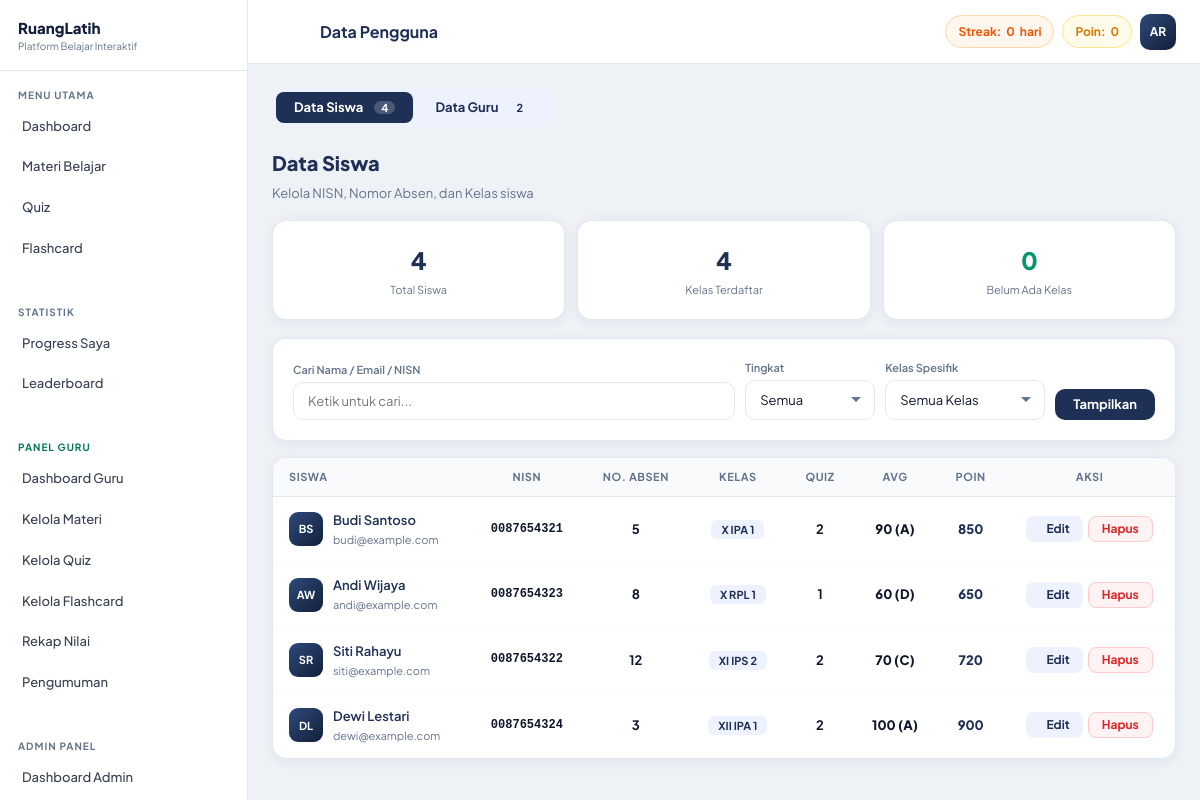
The page /admin/users.php (signed in) on the database its author committed.
### tables this page shows
CREATE TABLE users (
    id          INT AUTO_INCREMENT PRIMARY KEY,
    name        VARCHAR(100) NOT NULL,
    email       VARCHAR(150) UNIQUE NOT NULL,
    password    VARCHAR(255) NOT NULL,
    role        ENUM('user','admin','guru') DEFAULT 'user',
    nisn        VARCHAR(10)  DEFAULT NULL COMMENT '10 digit Nomor Induk Siswa Nasional',
    no_absen    TINYINT UNSIGNED DEFAULT NULL COMMENT 'Nomor absen di kelas',
    kelas       VARCHAR(30)  DEFAULT NULL  COMMENT 'Contoh: X IPA 1, XI RPL 2',
    avatar      VARCHAR(255) DEFAULT NULL,
    total_points INT DEFAULT 0,
    streak      INT DEFAULT 0,
    last_active DATE DEFAULT NULL,
    created_at  TIMESTAMP DEFAULT CURRENT_TIMESTAMP
);

### includes/functions.php (called while the page is built, shortened)
<?php
function getCurrentUser() {
    $db = getDB(); $id = (int)$_SESSION['user_id'];
    $r  = $db->query("SELECT * FROM users WHERE id=$id LIMIT 1");
    return $r ? $r->fetch_assoc() : null;
}
function getInitials($name) {
    $w=explode(' ',trim($name)); $i='';
    foreach(array_slice($w,0,2) as $word) $i.=strtoupper(substr($word,0,1));
    return $i;
}
function getGrade($score) {
    if($score>=90) return ['label'=>'A','color'=>'text-emerald-600'];
    if($score>=70) return ['label'=>'C','color'=>'text-yellow-600'];
    if($score>=60) return ['label'=>'D','color'=>'text-orange-500'];
    return ['label'=>'E','color'=>'text-red-600'];
}

### admin/users.php (the view, shortened to what this page needs)
<?php
require_once __DIR__ . '/../includes/functions.php';
$user = getCurrentUser(); $db = getDB(); $pageTitle = 'Data Pengguna';
$activeTab = $_GET['tab'] ?? 'siswa';
$q        = trim($_GET['q']       ?? '');
$whereS = "WHERE u.role='user'";
$users = $db->query("
    SELECT u.*,
        (SELECT COUNT(*)              FROM quiz_results WHERE user_id=u.id) as tq,
        (SELECT COALESCE(AVG(score),0) FROM quiz_results WHERE user_id=u.id) as avg_score
    FROM users u $whereS ORDER BY u.kelas, u.no_absen, u.name
");
$kelasList = [];
$kr = $db->query("SELECT DISTINCT kelas FROM users WHERE role='user' AND kelas IS NOT NULL AND kelas!='' ORDER BY kelas");
if ($kr) while ($kk = $kr->fetch_assoc()) $kelasList[] = $kk['kelas'];
$totalSiswa = (int)$db->query("SELECT COUNT(*) as c FROM users WHERE role='user'")->fetch_assoc()['c'];
$belumKelas = (int)$db->query("SELECT COUNT(*) as c FROM users WHERE role='user' AND (kelas IS NULL OR kelas='')")->fetch_assoc()['c'];
$totalGuru = (int)$db->query("SELECT COUNT(*) as c FROM users WHERE role='guru'")->fetch_assoc()['c'];
include __DIR__ . '/../includes/header.php';
?>
<div style="display:flex;gap:4px;margin-bottom:20px;background:var(--navy-pale);border-radius:12px;padding:4px;width:fit-content">
    <a href="users.php?tab=siswa" class="btn <?= $activeTab==='siswa' ? 'btn-navy' : 'btn-outline' ?>" style="border-radius:8px;border:none">
        Data Siswa <span style="font-size:11px;background:<?= $activeTab==='siswa' ? 'rgba(255,255,255,.2)' : 'var(--navy-pale)' ?>;padding:1px 7px;border-radius:10px;margin-left:4px"><?= $totalSiswa ?></span>
    </a>
    <a href="users.php?tab=guru" class="btn <?= $activeTab==='guru' ? 'btn-navy' : 'btn-outline' ?>" style="border-radius:8px;border:none">
        Data Guru <span style="font-size:11px;background:<?= $activeTab==='guru' ? 'rgba(255,255,255,.2)' : 'var(--navy-pale)' ?>;padding:1px 7px;border-radius:10px;margin-left:4px"><?= $totalGuru ?></span>
    </a>
</div>
<?php if ($activeTab === 'siswa'): ?>
<div style="font-size:20px;font-weight:800;color:var(--navy);margin-bottom:4px">Data Siswa</div>
<div style="font-size:13px;color:var(--muted);margin-bottom:16px">Kelola NISN, Nomor Absen, dan Kelas siswa</div>
<div style="display:grid;grid-template-columns:repeat(auto-fit,minmax(130px,1fr));gap:12px;margin-bottom:18px">
    <div class="card card-pad" style="text-align:center"><div style="font-size:24px;font-weight:800;color:var(--navy)"><?= $totalSiswa ?></div><div style="font-size:11px;color:var(--muted);margin-top:2px">Total Siswa</div></div>
    <div class="card card-pad" style="text-align:center"><div style="font-size:24px;font-weight:800;color:var(--navy)"><?= count($kelasList) ?></div><div style="font-size:11px;color:var(--muted);margin-top:2px">Kelas Terdaftar</div></div>
    <div class="card card-pad" style="text-align:center"><div style="font-size:24px;font-weight:800;color:<?= $belumKelas>0?'#dc2626':'#059669' ?>"><?= $belumKelas ?></div><div style="font-size:11px;color:var(--muted);margin-top:2px">Belum Ada Kelas</div></div>
</div>
<div class="card card-pad" style="margin-bottom:16px">
<form method="GET" style="display:flex;flex-wrap:wrap;gap:10px;align-items:flex-end">
    <div style="flex:1;min-width:180px"><div style="font-size:11px;font-weight:600;color:var(--muted);margin-bottom:4px">Cari Nama / Email / NISN</div>
        <input type="text" name="q" value="<?= htmlspecialchars($q) ?>" class="form-input" placeholder="Ketik untuk cari..."></div>
    <div style="min-width:130px"><div style="font-size:11px;font-weight:600;color:var(--muted);margin-bottom:4px">Tingkat</div>
        <select name="tingkat" class="form-input form-select">
            <option value="">Semua</option>
        </select></div>
    <div style="min-width:160px"><div style="font-size:11px;font-weight:600;color:var(--muted);margin-bottom:4px">Kelas Spesifik</div>
        <select name="kelas" class="form-input form-select">
            <option value="">Semua Kelas</option>
        </select></div>
    <div style="display:flex;gap:8px">
        <button type="submit" class="btn btn-navy">Tampilkan</button>
    </div>
</form>
</div>
<div class="card" style="overflow:hidden"><div style="overflow-x:auto"><table class="data-table">
    <thead><tr><th>Siswa</th><th style="text-align:center">NISN</th><th style="text-align:center">No. Absen</th><th style="text-align:center">Kelas</th><th style="text-align:center">Quiz</th><th style="text-align:center">Avg</th><th style="text-align:center">Poin</th><th style="text-align:center">Aksi</th></tr></thead>
    <tbody>
    <?php if (!$users||$users->num_rows===0): ?>
    <tr><td colspan="8" style="text-align:center;padding:40px;color:var(--muted)">Tidak ada siswa ditemukan</td></tr>
    <?php else: while ($u=$users->fetch_assoc()): $avg=round((float)$u['avg_score'],1); $g=getGrade($avg); ?>
    <tr>
        <td><div style="display:flex;align-items:center;gap:10px">
            <div style="width:34px;height:34px;border-radius:9px;background:linear-gradient(135deg,var(--navy-lt),var(--navy-dk));color:#fff;font-weight:700;font-size:11px;display:flex;align-items:center;justify-content:center;flex-shrink:0"><?= getInitials($u['name']) ?></div>
            <div><div style="font-weight:600;font-size:13px;color:var(--navy)"><?= htmlspecialchars($u['name']) ?></div><div style="font-size:11px;color:var(--muted)"><?= htmlspecialchars($u['email']) ?></div></div>
        </div></td>
        <td style="text-align:center;font-size:12px;font-family:monospace;font-weight:600"><?= $u['nisn']?htmlspecialchars($u['nisn']):'<span style="color:var(--muted)">—</span>' ?></td>
        <td style="text-align:center;font-weight:700"><?= $u['no_absen']?:'<span style="color:var(--muted)">—</span>' ?></td>
        <td style="text-align:center"><?php if($u['kelas']): ?><span style="background:var(--navy-pale);color:var(--navy);font-size:11px;font-weight:700;padding:3px 10px;border-radius:6px"><?= htmlspecialchars($u['kelas']) ?></span><?php else: ?><span style="background:#fef3c7;color:#92400e;font-size:11px;font-weight:600;padding:3px 10px;border-radius:6px">Belum</span><?php endif; ?></td>
        <td style="text-align:center;font-weight:700"><?= $u['tq'] ?></td>
        <td style="text-align:center;font-weight:800;color:<?= $g['color'] ?>"><?= $avg ?> (<?= $g['label'] ?>)</td>
        <td style="text-align:center;font-weight:800;color:var(--navy)"><?= number_format((int)$u['total_points']) ?></td>
        <td><div style="display:flex;gap:5px;justify-content:center;flex-wrap:wrap">
            <button onclick='openEditSiswa(<?= json_encode(["id"=>$u["id"],"name"=>$u["name"],"nisn"=>$u["nisn"]??"","no_absen"=>$u["no_absen"]??"",'kelas'=>$u["kelas"]??""]) ?>)' class="btn btn-sm" style="background:var(--navy-pale);color:var(--navy)"><?= icon('pencil','0.9em') ?> Edit</button>
            <form method="POST" onsubmit="return confirm('Hapus siswa ini?')"><button type="submit" class="btn btn-red btn-sm">Hapus</button></form>
        </div></td>
    </tr>
    <?php endwhile; endif; ?>
    </tbody>
</table></div></div>
<?php endif;  ?>
<?php include __DIR__ . '/../includes/footer.php'; ?>

### includes/header.php (shortened to what this page needs)
<!DOCTYPE html>
<html lang="id">
<head>
<link href="https://cdn.jsdelivr.net/npm/@tabler/icons-webfont@2.40.0/tabler-icons.min.css" rel="stylesheet">
<link rel="stylesheet" href="<?= APP_URL ?>/assets/css/custom.css">
</head>
<body>
<div class="app-wrap">
<?php include __DIR__ . '/sidebar.php'; ?>
<div class="main-area">
<header class="topbar">
    <div class="topbar-left">
        <button class="topbar-menu-btn" onclick="toggleSidebar()">
        </button>
        <div class="topbar-title"><?= isset($pageTitle) ? htmlspecialchars($pageTitle) : APP_NAME ?></div>
    </div>
    <div class="topbar-right">
        <?php if ($user): ?>
        <div class="topbar-badge topbar-streak">
            Streak: <strong><?= (int)$user['streak'] ?></strong> hari
        </div>
        <div class="topbar-badge topbar-pts">
            Poin: <strong><?= number_format((int)$user['total_points']) ?></strong>
        </div>
        <div class="topbar-avatar" title="<?= htmlspecialchars($user['name']) ?>">
            <?= getInitials($user['name']) ?>
        </div>
        <?php endif; ?>
    </div>
</header>
<main class="page-content">

### assets/css/custom.css (style rules this page uses)
:root { --navy: #1e3055; --navy-dk: #131f3a; --navy-lt: #2d4a7a; --navy-pale: #eef2ff; --gold: #f59e0b; --gold-dk: #d97706; --gold-lt: #fde68a; --gold-pale: #fffbeb; --bg: #eef2f7; --white: #ffffff; --text: #0f172a; --muted: #64748b; --border: #e2e8f0; --r: 14px; --r-lg: 20px; --r-xl: 28px; --shadow: 0 2px 12px rgba(30,48,85,.07); --shadow-lg: 0 8px 32px rgba(30,48,85,.14); --sidebar-w: 248px; --topbar-h: 64px; }
*,:before,:after { box-sizing:border-box;margin:0;padding:0 }
body { font-family:'Plus Jakarta Sans',system-ui,sans-serif;background:var(--bg);color:var(--text);font-size:14px;line-height:1.6;-webkit-font-smoothing:antialiased }
a { text-decoration:none;color:inherit }
input,select,textarea,button { font-family:inherit }
.app-wrap { display:flex;min-height:100vh }
.main-area { flex:1;display:flex;flex-direction:column;margin-left:var(--sidebar-w);min-width:0;transition:margin .3s }
.topbar { background:var(--white); border-bottom:1px solid var(--border); height:var(--topbar-h);padding:0 24px; display:flex;align-items:center;justify-content:space-between; position:sticky;top:0;z-index:80; flex-shrink:0; }
.topbar-left { display:flex;align-items:center;gap:12px }
.topbar-menu-btn { background:none;border:none;cursor:pointer; width:36px;height:36px;border-radius:9px; display:flex;align-items:center;justify-content:center; font-size:20px;color:var(--muted); transition:background .15s; }
.topbar-title { font-weight:700;font-size:16px;color:var(--navy) }
.topbar-right { display:flex;align-items:center;gap:8px }
.topbar-badge { display:flex;align-items:center;gap:5px; padding:6px 12px;border-radius:99px;font-size:12px;font-weight:700; }
.topbar-streak { background:#fff7ed;color:#ea580c;border:1px solid #fed7aa }
.topbar-pts { background:var(--gold-pale);color:var(--gold-dk);border:1px solid var(--gold-lt) }
.topbar-avatar { width:36px;height:36px;border-radius:10px; background:linear-gradient(135deg,var(--navy-lt),var(--navy-dk)); color:var(--white);font-weight:700;font-size:12px; display:flex;align-items:center;justify-content:center;cursor:pointer; }
.page-content { flex:1;padding:24px;animation:pgFade .25s ease }
.btn { display:inline-flex;align-items:center;gap:7px;padding:9px 18px;border-radius:10px;font-size:13px;font-weight:700;border:none;cursor:pointer;transition:all .15s;line-height:1 }
.btn-navy { background:var(--navy);color:var(--white) }
.btn-outline { background:transparent;color:var(--navy);border:1.5px solid var(--border) }
.btn-red { background:#fef2f2;color:#dc2626;border:1px solid #fecaca }
.btn-sm { padding:6px 13px;font-size:12px;border-radius:8px }
.card { background:var(--white);border-radius:var(--r);border:1px solid var(--border);box-shadow:var(--shadow);overflow:hidden }
.card-pad { padding:20px }
.data-table { width:100%;border-collapse:collapse;font-size:13px }
.data-table th { background:#f8fafc;padding:10px 16px;text-align:left;font-size:11px;font-weight:700;color:var(--muted);text-transform:uppercase;letter-spacing:.05em;border-bottom:1px solid var(--border) }
.data-table td { padding:13px 16px;border-bottom:1px solid #f8fafc;vertical-align:middle }
.data-table tbody tr:last-child td { border:none }
.form-input { width:100%;padding:10px 14px; border:1.5px solid var(--border);border-radius:10px; font-size:13px;color:var(--text);background:var(--white); transition:border-color .15s,box-shadow .15s;outline:none; }
.form-select { appearance:none;background-repeat:no-repeat;background-position:right 12px center;padding-right:36px }

### rows shown on the page
users: streak "0", total_points "0", name "AR"
users: name "BS", name "Budi Santoso", email "budi@example.com", nisn "0087654321", no_absen "5", kelas "X IPA 1", tq "2", avg "90", label "A", total_points "850"
users: name "AW", name "Andi Wijaya", email "andi@example.com", nisn "0087654323", no_absen "8", kelas "X RPL 1", tq "1", avg "60", label "D", total_points "650"
users: name "SR", name "Siti Rahayu", email "siti@example.com", nisn "0087654322", no_absen "12", kelas "XI IPS 2", tq "2", avg "70", label "C", total_points "720"
users: name "DL", name "Dewi Lestari", email "dewi@example.com", nisn "0087654324", no_absen "3", kelas "XII IPA 1", tq "2", avg "100", label "A", total_points "900"

### other values the page prints
$label "Dashboard Materi Belajar Quiz Flashcard Progress Saya Leaderboard Dashboard Guru Kelola Materi Kelola Quiz Kelola Flashcard Rekap Nilai Pengumuman Dashboard Admin"
$pageTitle "Data Pengguna"
$totalSiswa "4"
$totalGuru "2"
count($kelasList) "4"
$belumKelas "0"
